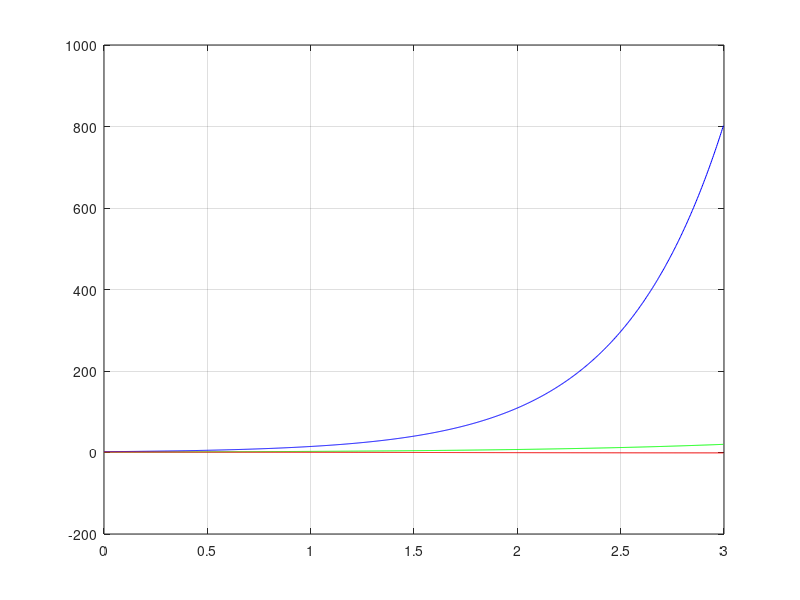

This chart was generated by the following MATLAB code:

function Dif_cen1
  % Datos
  Dt=0.003; % incremento de tiempo
  NDt=1000; % cantidad de Dt a realizar
  M=[ 1 0 0; 0 -1 0; 0 0 2]; % Matriz M
  C=[ 4 0 0; 0 -1 0; 0 0 3]; % Matriz C
  K=[ 0 4 1; 4 2 0; 1 0 1]; % Matriz K

  % Valores Iniciales o actuales
  tac=0;
  yac=[1; 2; 1]; % correspondiente a y1
  vac=[1; 4; 0]; % correspondiente a y2
  R(1,1)=5*exp(tac)+8*exp(2*tac)+cos(tac);
  R(2,1)=-8*exp(2*tac)+4*exp(tac);
  R(3,1)=-cos(tac)-3*sin(tac)+exp(tac);

  % Inicialización
  G=inv(M+(Dt/2)*C); % cálculo del término G
  D=G*(2*M-Dt^2*K); % cálculo del término D
  H=G*((Dt/2)*C-M); % cálculo del término H
  d2=inv(M)*(R-K*yac-C*vac); % cálculo de la derivada segunda
  yan=yac-Dt*vac+((Dt^2)/2)*d2; % cálculo de solución anterior
  t(1)=tac; % Almacenamiento para luego graficar
  y(:,1)=yac;

  % Diferencia Central
  for j=2:NDt
      bac=fun_ind(tac,G,Dt); % cálculo de b que depende del tiempo
      ynu=bac + D*yac + H*yan; % Calculo con Dif Central
      tnu=tac+Dt; % actualización del tiempo
      t(j)=tnu; % Almacenamiento para luego graficar
      y(:,j)=ynu; % almacenamiento de la solución para luego graficar
      yan=yac; % actualización de estado anterior
      yac=ynu; % actualización de estado actual
      tac=tnu;
  end

  % Gráfico
  figure(1)
  plot( t, y(1,:),'g', t, y(2,:),'b', t, y(3,:),'r');
  grid on
end

% Subfunción para determinar el término b
function fy=fun_ind(x,G,Dt)
  r(1,1)=5*exp(x)+8*exp(2*x)+cos(x);
  r(2,1)=-8*exp(2*x)+4*exp(x);
  r(3,1)=-cos(x)-3*sin(x)+exp(x);
  fy=Dt^2*G*r;
end


##function DFCSistema
##  M=[1,0,0;0,-1,0;0,0,2];
##  C=[4,0,0;0,-1,0;0,0,3];
##  K=[0,4,1;4,2,0;1,0,1];
##  dt=0.01;
##  t1=0;
##  tfinal=3;
##
##  x=t1:dt:tfinal;
##
##  GenCero=[1;2;1];
##  GPrimaEnT0=[1;4;0];
##
##  R(1,1)=5*(e^0)+8*(e^(2*0))+cos(0);
##  R(2,1)=(-8*(e^2*0))+4*(e^0);
##  R(3.1)=-cos(0)-3*sin(0)+(e^0);
##
##  G=inv(M+(dt/2)*C);
##  D=G*(2*M - (dt^2)*K);
##  H=G*((dt/2)*C-M);
##  b=((dt)^2)*G*R;
##
##  GPrima2= (R-(C.*GPrimaEnT0) - (K.*GenCero))*inv(M);
##
##  PAnterior=GenCero-dt*GPrimaEnT0+(((dt)^2)/2)*GPrima2;
##
##  for i=1:length(x)
##    R(1,i)=5*(e^x(i))+8*(e^2*x(i))+cos(x(i));
##    R(2,i)=(-8*(e^2*x(i)))+4*(e^x(i));
##    R(3,i)=-cos(x(i))-3*sin(x(i))+(e^x(i));
##
##    PNuevo=b(x(i))+D*GenCero+H*PAnterior
##  endfor
##
##
##endfunction
